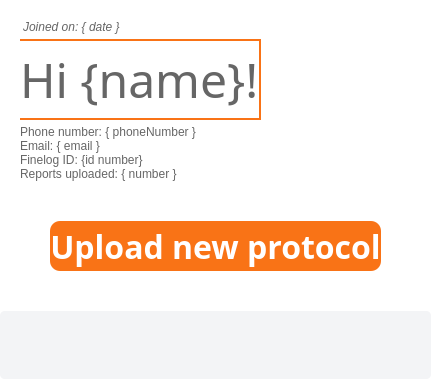
     <widget class="QWidget" name="dashboard">
      <property name="styleSheet">
       <string notr="true">QWidget {
background-color: white;
}</string>
      </property>
      <layout class="QVBoxLayout" name="verticalLayout">
       <property name="spacing">
        <number>0</number>
       </property>
       <property name="leftMargin">
        <number>0</number>
       </property>
       <property name="topMargin">
        <number>20</number>
       </property>
       <property name="rightMargin">
        <number>0</number>
       </property>
       <property name="bottomMargin">
        <number>0</number>
       </property>
       <item>
        <layout class="QHBoxLayout" name="horizontalLayout">
         <property name="leftMargin">
          <number>20</number>
         </property>
         <property name="rightMargin">
          <number>20</number>
         </property>
         <item>
          <layout class="QVBoxLayout" name="verticalLayout_2">
           <property name="spacing">
            <number>0</number>
           </property>
           <item>
            <widget class="QLabel" name="joinedOnLabel">
             <property name="font">
              <font>
               <italic>true</italic>
              </font>
             </property>
             <property name="styleSheet">
              <string notr="true">QLabel {
background: transparent;
color: rgb(102, 102, 102);
margin-bottom: 5px;
}</string>
             </property>
             <property name="text">
              <string>Joined on: { date }</string>
             </property>
            </widget>
           </item>
           <item>
            <widget class="QLabel" name="hiLabel">
             <property name="font">
              <font>
               <family>Microsoft JhengHei</family>
               <pointsize>36</pointsize>
              </font>
             </property>
             <property name="styleSheet">
              <string notr="true">QLabel {
background: transparent;
color: rgb(102, 102, 102);
border-bottom: 2px solid rgb(249, 115, 22);
border-top: 2px solid rgb(249, 115, 22);
border-right: 2px solid rgb(249, 115, 22);
padding: 5px 0;
}</string>
             </property>
             <property name="text">
              <string>Hi {name}!</string>
             </property>
             <property name="alignment">
              <set>Qt::AlignJustify|Qt::AlignVCenter</set>
             </property>
            </widget>
           </item>
           <item>
            <widget class="QLabel" name="phoneNumberLabel">
             <property name="layoutDirection">
              <enum>Qt::LeftToRight</enum>
             </property>
             <property name="styleSheet">
              <string notr="true">QLabel {
background: transparent;
color: rgb(102, 102, 102);
margin-top: 5px;
}</string>
             </property>
             <property name="text">
              <string>Phone number: { phoneNumber }</string>
             </property>
             <property name="alignment">
              <set>Qt::AlignJustify|Qt::AlignVCenter</set>
             </property>
            </widget>
           </item>
           <item>
            <widget class="QLabel" name="emailLabel">
             <property name="styleSheet">
              <string notr="true">QLabel {
background: transparent;
color: rgb(102, 102, 102);
}</string>
             </property>
             <property name="text">
              <string>Email: { email }</string>
             </property>
            </widget>
           </item>
           <item>
            <widget class="QLabel" name="idNumberLabel">
             <property name="styleSheet">
              <string notr="true">QLabel {
background: transparent;
color: rgb(102, 102, 102);
}</string>
             </property>
             <property name="text">
              <string>Finelog ID: {id number}</string>
             </property>
            </widget>
           </item>
           <item>
            <widget class="QLabel" name="reportsNumberLabel">
             <property name="styleSheet">
              <string notr="true">QLabel {
background: transparent;
color: rgb(102, 102, 102);
}</string>
             </property>
             <property name="text">
              <string>Reports uploaded: { number }</string>
             </property>
            </widget>
           </item>
          </layout>
         </item>
         <item>
          <layout class="QVBoxLayout" name="verticalLayout_6">
           <item>
            <layout class="QHBoxLayout" name="horizontalLayout_4">
             <item>
              <spacer name="horizontalSpacer_3">
               <property name="orientation">
                <enum>Qt::Horizontal</enum>
               </property>
               <property name="sizeHint" stdset="0">
                <size>
                 <width>40</width>
                 <height>20</height>
                </size>
               </property>
              </spacer>
             </item>
             <item>
              <layout class="QVBoxLayout" name="verticalLayout_7">
               <item>
                <widget class="QPushButton" name="settingsButton">
                 <property name="sizePolicy">
                  <sizepolicy hsizetype="Fixed" vsizetype="Fixed">
                   <horstretch>0</horstretch>
                   <verstretch>0</verstretch>
                  </sizepolicy>
                 </property>
                 <property name="layoutDirection">
                  <enum>Qt::LeftToRight</enum>
                 </property>
                 <property name="styleSheet">
                  <string notr="true">QPushButton {
background-color: transparent;
border: none;
outline: none;
}</string>
                 </property>
                 <property name="text">
                  <string/>
                 </property>
                 <property name="icon">
                  <iconset resource="Images.qrc">
                   <normaloff>:/icons/content/settings.svg</normaloff>:/icons/content/settings.svg</iconset>
                 </property>
                 <property name="iconSize">
                  <size>
                   <width>36</width>
                   <height>36</height>
                  </size>
                 </property>
                </widget>
               </item>
               <item>
                <spacer name="verticalSpacer_6">
                 <property name="orientation">
                  <enum>Qt::Vertical</enum>
                 </property>
                 <property name="sizeType">
                  <enum>QSizePolicy::Preferred</enum>
                 </property>
                 <property name="sizeHint" stdset="0">
                  <size>
                   <width>20</width>
                   <height>40</height>
                  </size>
                 </property>
                </spacer>
               </item>
              </layout>
             </item>
            </layout>
           </item>
          </layout>
         </item>
        </layout>
       </item>
       <item>
        <spacer name="verticalSpacer_2">
         <property name="orientation">
          <enum>Qt::Vertical</enum>
         </property>
         <property name="sizeType">
          <enum>QSizePolicy::Fixed</enum>
         </property>
         <property name="sizeHint" stdset="0">
          <size>
           <width>20</width>
           <height>40</height>
          </size>
         </property>
        </spacer>
       </item>
       <item>
        <widget class="QPushButton" name="newProtocolButton">
         <property name="enabled">
          <bool>true</bool>
         </property>
         <property name="font">
          <font>
           <family>Microsoft JhengHei</family>
           <pointsize>24</pointsize>
           <italic>false</italic>
           <bold>true</bold>
          </font>
         </property>
         <property name="styleSheet">
          <string notr="true">QPushButton {
background-color:  rgb(249, 115, 22);
height: 50px;
margin-left: 50%;
margin-right: 50%;
border-radius: 10px;
color: white;
}</string>
         </property>
         <property name="text">
          <string>Upload new protocol</string>
         </property>
        </widget>
       </item>
       <item>
        <spacer name="verticalSpacer">
         <property name="orientation">
          <enum>Qt::Vertical</enum>
         </property>
         <property name="sizeType">
          <enum>QSizePolicy::Fixed</enum>
         </property>
         <property name="sizeHint" stdset="0">
          <size>
           <width>20</width>
           <height>40</height>
          </size>
         </property>
        </spacer>
       </item>
       <item>
        <widget class="QScrollArea" name="scrollArea">
         <property name="sizePolicy">
          <sizepolicy hsizetype="Minimum" vsizetype="Minimum">
           <horstretch>0</horstretch>
           <verstretch>0</verstretch>
          </sizepolicy>
         </property>
         <property name="minimumSize">
          <size>
           <width>0</width>
           <height>0</height>
          </size>
         </property>
         <property name="maximumSize">
          <size>
           <width>99999</width>
           <height>99999</height>
          </size>
         </property>
         <property name="styleSheet">
          <string notr="true">QScrollArea {
    background-color: transparent;
    border: none;
     border-radius: 5px;
     padding: 0;
}
QWidget {
   background-color: rgb(243, 244, 246);
    border-radius: 5px;
}

QScrollBar:vertical {
        border: none;
        background-color: #F5F5F5;
        width: 10px;
        margin: 0px;
    }

    QScrollBar::handle:vertical {
        background-color: #BBBBBB;
        min-height: 20px;
        border-radius: 5px;
    }

    QScrollBar::handle:vertical:hover {
        background-color: #999999;
    }

    QScrollBar::sub-page:vertical, QScrollBar::add-page:vertical {
        background-color: none;
    }

    QScrollBar::up-arrow:vertical, QScrollBar::down-arrow:vertical {
        background: none;
    }

    QScrollBar::add-line:vertical, QScrollBar::sub-line:vertical {
        background: none;
    }</string>
         </property>
         <property name="frameShape">
          <enum>QFrame::NoFrame</enum>
         </property>
         <property name="frameShadow">
          <enum>QFrame::Plain</enum>
         </property>
         <property name="lineWidth">
          <number>1</number>
         </property>
         <property name="widgetResizable">
          <bool>true</bool>
         </property>
         <widget class="QWidget" name="scrollAreaWidgetContents">
          <property name="geometry">
           <rect>
            <x>0</x>
            <y>0</y>
            <width>507</width>
            <height>225</height>
           </rect>
          </property>
          <property name="styleSheet">
           <string notr="true"/>
          </property>
          <layout class="QVBoxLayout" name="verticalLayout_5">
           <property name="leftMargin">
            <number>20</number>
           </property>
           <property name="rightMargin">
            <number>20</number>
           </property>
          </layout>
         </widget>
        </widget>
       </item>
      </layout>
     </widget>
